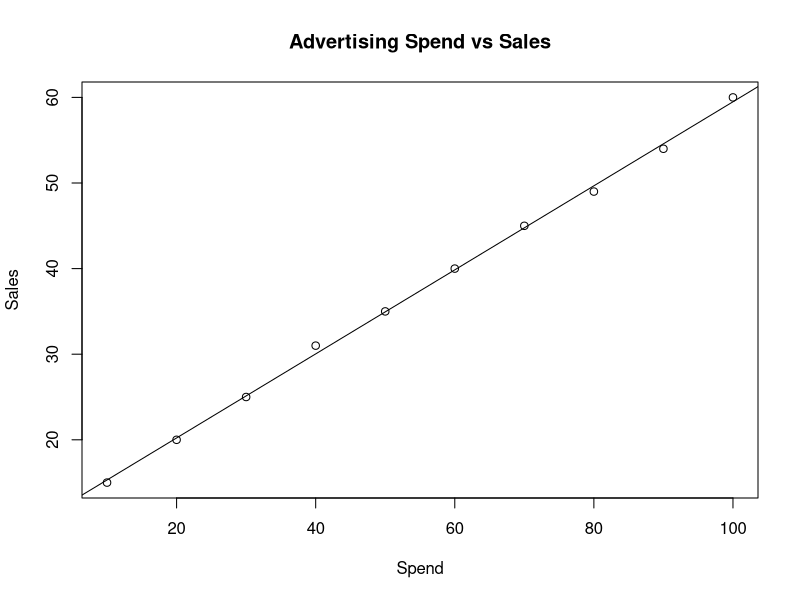

R code for this plot:
advertising <- data.frame(
  Spend = c(10, 20, 30, 40, 50, 60, 70, 80, 90, 100),
  Sales = c(15, 20, 25, 31, 35, 40, 45, 49, 54, 60)
)

# Build regression model
model <- lm(Sales ~ Spend, data = advertising)

# Display model
print(model)

# Summary
summary(model)

# Predict Sales
new_data <- data.frame(Spend = c(25, 75, 120))

prediction <- predict(model, newdata = new_data)

print(prediction)

# Regression plot
plot(
  advertising$Spend,
  advertising$Sales,
  main = "Advertising Spend vs Sales",
  xlab = "Spend",
  ylab = "Sales"
)

abline(model)
